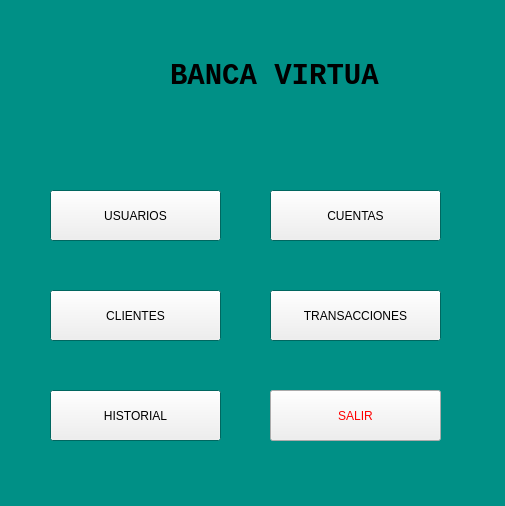
<?xml version="1.0" encoding="UTF-8"?>
<ui version="4.0">
 <class>menPrincipal</class>
 <widget class="QMainWindow" name="menPrincipal">
  <property name="geometry">
   <rect>
    <x>0</x>
    <y>0</y>
    <width>505</width>
    <height>506</height>
   </rect>
  </property>
  <property name="palette">
   <palette>
    <active>
     <colorrole role="Base">
      <brush brushstyle="SolidPattern">
       <color alpha="255">
        <red>255</red>
        <green>255</green>
        <blue>255</blue>
       </color>
      </brush>
     </colorrole>
     <colorrole role="Window">
      <brush brushstyle="SolidPattern">
       <color alpha="255">
        <red>0</red>
        <green>144</green>
        <blue>134</blue>
       </color>
      </brush>
     </colorrole>
    </active>
    <inactive>
     <colorrole role="Base">
      <brush brushstyle="SolidPattern">
       <color alpha="255">
        <red>255</red>
        <green>255</green>
        <blue>255</blue>
       </color>
      </brush>
     </colorrole>
     <colorrole role="Window">
      <brush brushstyle="SolidPattern">
       <color alpha="255">
        <red>0</red>
        <green>144</green>
        <blue>134</blue>
       </color>
      </brush>
     </colorrole>
    </inactive>
    <disabled>
     <colorrole role="Base">
      <brush brushstyle="SolidPattern">
       <color alpha="255">
        <red>0</red>
        <green>144</green>
        <blue>134</blue>
       </color>
      </brush>
     </colorrole>
     <colorrole role="Window">
      <brush brushstyle="SolidPattern">
       <color alpha="255">
        <red>0</red>
        <green>144</green>
        <blue>134</blue>
       </color>
      </brush>
     </colorrole>
    </disabled>
   </palette>
  </property>
  <property name="windowTitle">
   <string>Menu Principal</string>
  </property>
  <property name="windowIcon">
   <iconset>
    <normaloff>logobanco.png</normaloff>logobanco.png</iconset>
  </property>
  <widget class="QWidget" name="centralwidget">
   <widget class="QLabel" name="lblLogoMP">
    <property name="geometry">
     <rect>
      <x>10</x>
      <y>10</y>
      <width>161</width>
      <height>151</height>
     </rect>
    </property>
    <property name="font">
     <font>
      <family>Consolas</family>
      <pointsize>22</pointsize>
      <weight>75</weight>
      <bold>true</bold>
     </font>
    </property>
    <property name="styleSheet">
     <string notr="true"/>
    </property>
    <property name="text">
     <string/>
    </property>
    <property name="pixmap">
     <pixmap>logobanco.png</pixmap>
    </property>
   </widget>
   <widget class="QLabel" name="lblTituloMP">
    <property name="geometry">
     <rect>
      <x>170</x>
      <y>60</y>
      <width>211</width>
      <height>31</height>
     </rect>
    </property>
    <property name="font">
     <font>
      <family>Consolas</family>
      <pointsize>22</pointsize>
      <weight>75</weight>
      <bold>true</bold>
     </font>
    </property>
    <property name="text">
     <string>BANCA VIRTUAL</string>
    </property>
   </widget>
   <widget class="QPushButton" name="btnUsuarios">
    <property name="geometry">
     <rect>
      <x>50</x>
      <y>190</y>
      <width>171</width>
      <height>51</height>
     </rect>
    </property>
    <property name="text">
     <string>USUARIOS</string>
    </property>
   </widget>
   <widget class="QPushButton" name="btnTransacciones">
    <property name="geometry">
     <rect>
      <x>270</x>
      <y>290</y>
      <width>171</width>
      <height>51</height>
     </rect>
    </property>
    <property name="text">
     <string>TRANSACCIONES</string>
    </property>
   </widget>
   <widget class="QPushButton" name="btnCuentas">
    <property name="geometry">
     <rect>
      <x>270</x>
      <y>190</y>
      <width>171</width>
      <height>51</height>
     </rect>
    </property>
    <property name="text">
     <string>CUENTAS</string>
    </property>
   </widget>
   <widget class="QPushButton" name="btnClientes">
    <property name="geometry">
     <rect>
      <x>50</x>
      <y>290</y>
      <width>171</width>
      <height>51</height>
     </rect>
    </property>
    <property name="text">
     <string>CLIENTES</string>
    </property>
   </widget>
   <widget class="QPushButton" name="btnHistorial">
    <property name="geometry">
     <rect>
      <x>50</x>
      <y>390</y>
      <width>171</width>
      <height>51</height>
     </rect>
    </property>
    <property name="text">
     <string>HISTORIAL</string>
    </property>
   </widget>
   <widget class="QPushButton" name="btnSalir">
    <property name="geometry">
     <rect>
      <x>270</x>
      <y>390</y>
      <width>171</width>
      <height>51</height>
     </rect>
    </property>
    <property name="styleSheet">
     <string notr="true">color: rgb(255, 0, 0);</string>
    </property>
    <property name="text">
     <string>SALIR</string>
    </property>
   </widget>
  </widget>
 </widget>
 <resources/>
 <connections/>
</ui>
